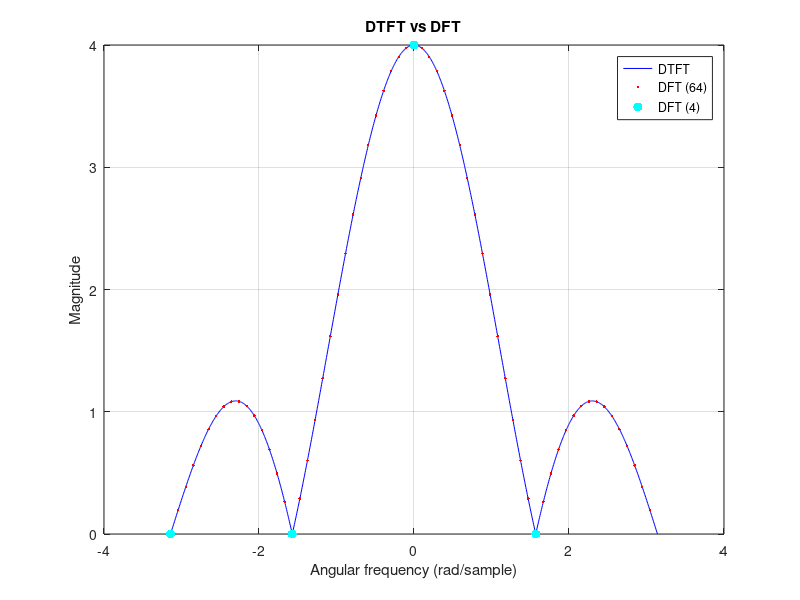

MATLAB code for this plot:
clear;
close all;
x = [1 1 1 1];
n = 0:length(x)-1;

w = linspace(-pi, pi, 1000);
X = x * exp(-1j * (n.' * w));


Y4 = abs(fft(x, 4));
Y4 = fftshift(Y4);                   
w4 = (-4/2 : 4/2 - 1) * (2*pi / 4);


Y64 = abs(fft(x, 64));
Y64 = fftshift(Y64);                   
w64 = (-64/2 : 64/2 - 1) * (2*pi / 64);




plot(w, abs(X), 'b')
hold on
plot(w64, abs(Y64), 'r.')   
plot(w4, abs(Y4), 'c.', 'MarkerSize', 20) 
hold off

grid on
xlabel('Angular frequency (rad/sample)')
ylabel('Magnitude')
title('DTFT vs DFT')
legend('DTFT', 'DFT (64)', 'DFT (4)')
